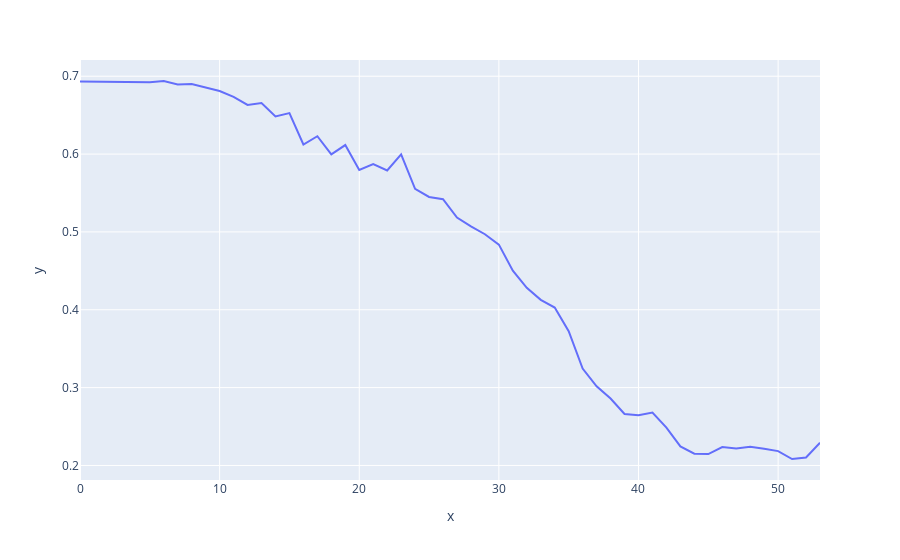

Write notebook code for a chart like this one.
### Code cell
#loss
fig = px.line(y=loss_array)
fig.show()

### Figure 1 — Plotly figure (JSON) as saved in the notebook; plotly's stock layout.template omitted (floating-point values rounded to 4 significant figures)
{"data": [{"hovertemplate": "x=%{x}<br>y=%{y}<extra></extra>", "legendgroup": "", "line": {"color": "#636efa", "dash": "solid"}, "mode": "lines", "name": "", "orientation": "v", "showlegend": false, "type": "scatter", "x": [0, 1, 2, 3, 4, 5, 6, 7, 8, 9, 10, 11, 12, 13, 14, 15, 16, 17, 18, 19, 20, 21, 22, 23, 24, 25, 26, 27, 28, 29, 30, 31, 32, 33, 34, 35, 36, 37, 38, 39, 40, 41, 42, 43, 44, 45, 46, 47, 48, 49, 50, 51, 52, 53], "xaxis": "x", "y": [0.6931, 0.693, 0.6933, 0.6926, 0.6925, 0.6924, 0.6939, 0.6893, 0.69, 0.6851, 0.681, 0.6736, 0.6631, 0.6657, 0.6482, 0.6526, 0.6123, 0.6229, 0.5997, 0.6116, 0.5795, 0.5871, 0.579, 0.5995, 0.5554, 0.5449, 0.5421, 0.5185, 0.507, 0.497, 0.4837, 0.4502, 0.4282, 0.4127, 0.4029, 0.3724, 0.3245, 0.3017, 0.2859, 0.2661, 0.2645, 0.268, 0.2485, 0.2244, 0.2152, 0.2147, 0.2236, 0.2217, 0.2242, 0.2216, 0.2184, 0.2083, 0.2103, 0.2292], "yaxis": "y"}], "layout": {"legend": {"tracegroupgap": 0}, "margin": {"t": 60}, "xaxis": {"anchor": "y", "domain": [0, 1], "title": {"text": "x"}}, "yaxis": {"anchor": "x", "domain": [0, 1], "title": {"text": "y"}}}}
